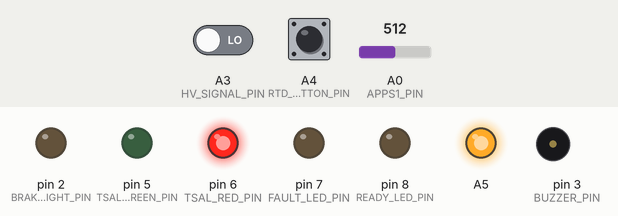
Bench run of a sketch on a simulated Arduino Nano Every. Parts: output pins drawn as LEDs (lit = HIGH), buzzer (waves = sounding, pin HIGH). Dashed ring = blinking. The inputs (shaded band) are chosen by the test bench; at power-on: A0 (APPS1_PIN) = 512, A3 (HV_SIGNAL_PIN) LOW, A4 (RTD_BUTTON_PIN) LOW. What the sketch prints to the serial monitor is not drawn.

Above: at 1.2 s.
1.3 s: A0 (APPS1_PIN) set to 533
At 1.6 s:
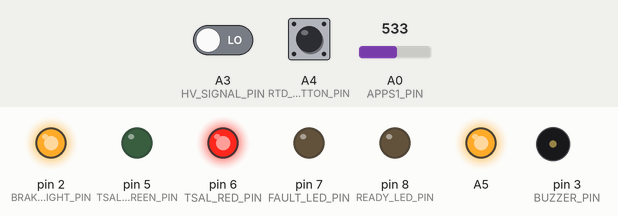
2.8 s: A3 (HV_SIGNAL_PIN) driven HIGH
At 3.06 s:
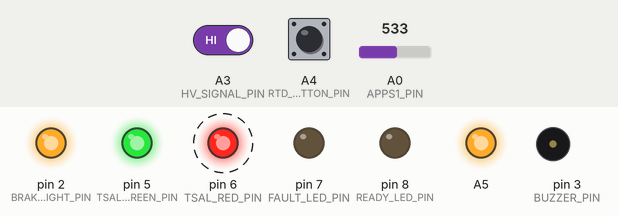
5.8 s: A4 (RTD_BUTTON_PIN) pulled HIGH for 0.15 s
At 6.15 s:
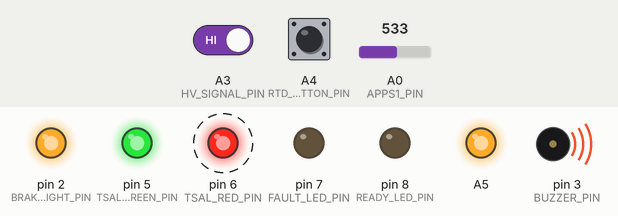
8.8 s: A0 (APPS1_PIN) set to 1002
11.8 s: A0 (APPS1_PIN) set to 1019
At 12.02 s:
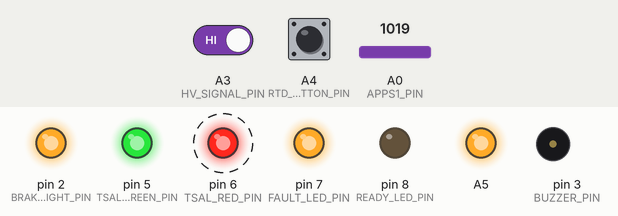
14.8 s: A3 (HV_SIGNAL_PIN) driven LOW
At 15.6 s:
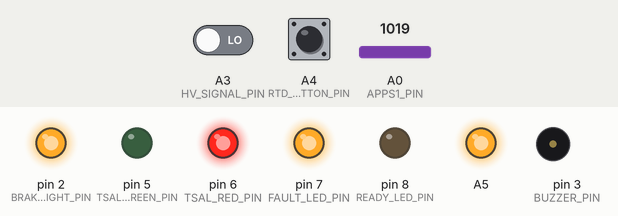
Timing chart, 0 to 17.3 s (numbered marks = the images above; inputs shaded):
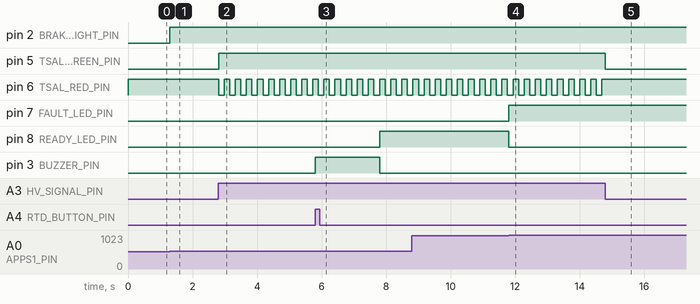

The sketch:

vcu_controller.ino
```cpp
/**
 * FSE VCU — Vehicle Control Unit
 * ════════════════════════════════════════════════════════════════════
 * CAN is initialized once at startup — if it fails the VCU continues
 * running normally. CAN messages are sent every loop regardless.
 * When the inverter is connected it will start receiving immediately.
 *
 * Hardware:
 *   Arduino Nano Every
 *   MCP2515 on SPI  CS=D10, INT=D9, 8MHz crystal
 *   APPS1 on A0     (inverted: voltage drops on press)
 *   RTD button on A4 (3.3V signal, 10kΩ pull-down to GND)
 *   A5 output       (HIGH = 3.3V source for RTD button)
 *   Buzzer on D3    (active HIGH via TPL7407L)
 *   TSAL green D5   (active LOW relay)
 *   TSAL red D6     (active LOW relay)
 *   Fault LED D7
 *   Ready LED D8
 *   Brake light D2  (HIGH = on, active when throttle = 0%)
 *   HV signal A3    (12V via 10kΩ/4.7kΩ divider)
 *
 * Safety:
 *   FSAE T.4.3   — APPS range check (open/short) → latching fault
 *   FSAE EV.10.4 — RTD buzzer 2 s
 *
 * TEMPORARY (bench/initial testing):
 *   - Single APPS sensor (A0 only)
 *   - Plausibility disabled
 *   - BSE disabled
 *   - Brake light = throttle idle
 *   - RTD no brake requirement
 *   - CAN timeout NOT a latching fault
 *   - MAX_TORQUE_NM = 11.5 Nm (5% of EMRAX 228 peak)
 */

#include <SPI.h>
#include <mcp_can.h>

// ═══════════════════════════════════════════════════════════════════
//  PINS
// ═══════════════════════════════════════════════════════════════════
#define CAN_CS_PIN        10
#define APPS1_PIN         A0
#define HV_SIGNAL_PIN     A3
#define RTD_BUTTON_PIN    A4
#define BUZZER_PIN         3
#define TSAL_GREEN_PIN     5
#define TSAL_RED_PIN       6
#define FAULT_LED_PIN      7
#define READY_LED_PIN      8
#define BRAKE_LIGHT_PIN    2

#define TSAL_BLINK_HZ      3
#define TSAL_BLINK_MS      (1000 / TSAL_BLINK_HZ / 2)

// ═══════════════════════════════════════════════════════════════════
//  CAN IDs
// ═══════════════════════════════════════════════════════════════════
#define CAN_ID_CMD        0xC0
#define CAN_ID_STATE      0xAA
#define CAN_ID_FAULT      0xAB

// ═══════════════════════════════════════════════════════════════════
//  APPS CALIBRATION (inverted sensor — voltage drops on press)
// ═══════════════════════════════════════════════════════════════════
#define APPS1_MIN         515   // resting → 0%
#define APPS1_MAX         460   // full press → 100%

#define APPS_RAW_LOW_LIMIT    10
#define APPS_RAW_HIGH_LIMIT 1010

// ═══════════════════════════════════════════════════════════════════
//  RTD
// ═══════════════════════════════════════════════════════════════════
#define RTD_BUZZER_MS     2000UL

// ═══════════════════════════════════════════════════════════════════
//  TORQUE (5% of EMRAX 228 peak 230 Nm)
// ═══════════════════════════════════════════════════════════════════
#define MAX_TORQUE_NM     11.5f
#define TORQUE_RAMP_RATE   0.25f  // Nm per 10ms
#define TORQUE_SCALE          10  // DBC: raw = Nm × 10

// ═══════════════════════════════════════════════════════════════════
//  VCU STATE MACHINE
// ═══════════════════════════════════════════════════════════════════
enum VCU_State : uint8_t {
    VCU_RTD_WAIT = 0,
    VCU_RTD_BUZZ = 1,
    VCU_RUNNING  = 2,
    VCU_FAULT    = 3
};

#define FAULT_NONE       0x00
#define FAULT_APPS_RANGE 0x02

// ═══════════════════════════════════════════════════════════════════
//  GLOBALS
// ═══════════════════════════════════════════════════════════════════
MCP_CAN CAN(CAN_CS_PIN);
bool    canReady  = false;   // true if MCP2515 init succeeded

VCU_State vcuState   = VCU_RTD_WAIT;
uint8_t   faultFlags = FAULT_NONE;
uint8_t   rollingCtr = 0;

// Inverter feedback (updated from CAN if connected)
uint8_t   vsmState   = 0;
bool      invEnabled = false;

float     apps1Pct   = 0.0f;
float     torqueOut  = 0.0f;
float     torquePrev = 0.0f;
int       raw1       = 0;

bool      rtdActive    = false;
uint32_t  rtdBuzzStart = 0;

// ═══════════════════════════════════════════════════════════════════
//  PROTOTYPES
// ═══════════════════════════════════════════════════════════════════
void    sendCommandMessage(float torqueNm, bool enable, bool forward);
void    handleCAN();
void    updateTSAL();
float   applyDeadzone(int raw, int rawMin, int rawMax);
int16_t toRaw(float nm);

// ═══════════════════════════════════════════════════════════════════
//  SETUP
// ═══════════════════════════════════════════════════════════════════
void setup() {
    // Buzzer LOW before anything else to prevent boot glitch
    pinMode(BUZZER_PIN,      OUTPUT);
    digitalWrite(BUZZER_PIN, LOW);

    pinMode(FAULT_LED_PIN,   OUTPUT);
    pinMode(READY_LED_PIN,   OUTPUT);
    pinMode(TSAL_GREEN_PIN,  OUTPUT);
    pinMode(TSAL_RED_PIN,    OUTPUT);
    pinMode(BRAKE_LIGHT_PIN, OUTPUT);
    pinMode(RTD_BUTTON_PIN,  INPUT);
    pinMode(A5,              OUTPUT);

    digitalWrite(FAULT_LED_PIN,  LOW);
    digitalWrite(READY_LED_PIN,  LOW);
    digitalWrite(TSAL_GREEN_PIN, LOW);   // green on (LV active)
    digitalWrite(TSAL_RED_PIN,   HIGH);  // red off
    digitalWrite(BRAKE_LIGHT_PIN,LOW);
    digitalWrite(A5,             HIGH);  // 3.3V source for RTD button

    Serial.begin(115200);
    Serial.println(F("═══════════════════════════════"));
    Serial.println(F("  FSE VCU — Starting up"));
    Serial.println(F("═══════════════════════════════"));

    // Non-blocking CAN init — VCU runs even if CAN fails
    if (CAN.begin(MCP_ANY, CAN_500KBPS, MCP_8MHZ) == CAN_OK) {
        CAN.setMode(MCP_NORMAL);
        canReady = true;
        Serial.println(F("CAN ready at 500 kbps"));
    } else {
        canReady = false;
        Serial.println(F("CAN init failed — running without CAN"));
        Serial.println(F("Connect MCP2515 and power cycle to enable CAN"));
    }

    Serial.println(F("Press RTD button on A4 to activate"));

    if (canReady) {
        uint8_t wake[8] = {0,0,0,0,0,0,0,0};
        CAN.sendMsgBuf(CAN_ID_CMD, 0, 8, wake);
        Serial.println(F("CAN wake frame sent"));
    }
}

// ═══════════════════════════════════════════════════════════════════
//  LOOP
// ═══════════════════════════════════════════════════════════════════
void loop() {
    // Drain CAN RX if available
    if (canReady) handleCAN();

    static uint32_t lastCmdMs = 0;
    if (millis() - lastCmdMs < 10) return;
    lastCmdMs = millis();

    // ── Sensor read ───────────────────────────────────────────────
    raw1     = analogRead(APPS1_PIN);
    apps1Pct = applyDeadzone(raw1, APPS1_MIN, APPS1_MAX);

    // ── Range check ───────────────────────────────────────────────
    if (raw1 < APPS_RAW_LOW_LIMIT || raw1 > APPS_RAW_HIGH_LIMIT) {
        if (!(faultFlags & FAULT_APPS_RANGE)) {
            Serial.print(F("RANGE FAULT: APPS1 raw=")); Serial.println(raw1);
        }
        faultFlags |= FAULT_APPS_RANGE;
    }

    bool latchingFault = (faultFlags & FAULT_APPS_RANGE);
    if (latchingFault && vcuState != VCU_FAULT) {
        vcuState  = VCU_FAULT;
        rtdActive = false;
        digitalWrite(BUZZER_PIN,    LOW);
        digitalWrite(READY_LED_PIN, LOW);
        Serial.println(F("LATCHING FAULT — power cycle to reset"));
    }

    bool rtdBtn = digitalRead(RTD_BUTTON_PIN);

    // ── State machine ─────────────────────────────────────────────
    switch (vcuState) {

        case VCU_RTD_WAIT: {
            // Send zero torque, inverter disabled
            sendCommandMessage(0.0f, false, true);

            static uint32_t lastLog = 0;
            if (millis() - lastLog >= 500) {
                lastLog = millis();
                Serial.print(F("[RTD_WAIT] btn="));
                Serial.print(rtdBtn ? F("PRESSED") : F("open"));
                Serial.print(F(" APPS1="));
                Serial.print(apps1Pct * 100.0f, 1);
                Serial.print(F("% CAN="));
                Serial.println(canReady ? F("OK") : F("NO"));
            }
            if (rtdBtn) {
                Serial.println(F("RTD accepted — buzzer ON (2 s)"));
                rtdBuzzStart = millis();
                digitalWrite(BUZZER_PIN, HIGH);
                vcuState = VCU_RTD_BUZZ;
            }
            break;
        }

        case VCU_RTD_BUZZ: {
            // Zero torque during buzz
            sendCommandMessage(0.0f, false, true);

            static uint32_t lastBuzzLog = 0;
            if (millis() - lastBuzzLog >= 200) {
                lastBuzzLog = millis();
                uint32_t elapsed   = millis() - rtdBuzzStart;
                uint32_t remaining = (elapsed < RTD_BUZZER_MS)
                                     ? RTD_BUZZER_MS - elapsed : 0;
                Serial.print(F("[RTD_BUZZ] remaining: "));
                Serial.print(remaining);
                Serial.println(F(" ms"));
            }
            if (millis() - rtdBuzzStart >= RTD_BUZZER_MS) {
                digitalWrite(BUZZER_PIN, LOW);
                rtdActive = true;
                vcuState  = VCU_RUNNING;
                digitalWrite(READY_LED_PIN, HIGH);
                Serial.println(F("━━━━━━━━━━━━━━━━━━━━━━━━━━━━━━━"));
                Serial.println(F("  RTD COMPLETE — RUNNING"));
                Serial.println(F("━━━━━━━━━━━━━━━━━━━━━━━━━━━━━━━"));
            }
            break;
        }

        case VCU_RUNNING: {
            if (rtdActive && !latchingFault) {
                float target = apps1Pct * MAX_TORQUE_NM;
                float delta  = target - torquePrev;
                if (delta >  TORQUE_RAMP_RATE) delta =  TORQUE_RAMP_RATE;
                if (delta < -TORQUE_RAMP_RATE) delta = -TORQUE_RAMP_RATE;
                torqueOut  = torquePrev + delta;
                torquePrev = torqueOut;
            } else {
                torqueOut = 0.0f;
            }
            sendCommandMessage(torqueOut, true, true);
            break;
        }

        case VCU_FAULT:
            torqueOut = 0.0f;
            sendCommandMessage(0.0f, false, true);
            break;
    }

    // ── Dashboard telemetry 0x101 ─────────────────────────────────
    static uint32_t lastTelMs = 0;
    static uint8_t  pktCtr    = 0;
    if (millis() - lastTelMs >= 100) {
        lastTelMs = millis();
        pktCtr    = (pktCtr + 1) & 0x0F;
        uint8_t buf[4];
        buf[0] = (uint8_t)(apps1Pct * 255.0f);
        buf[1] = 0;
        buf[2] = faultFlags;
        buf[3] = pktCtr;
        if (canReady) CAN.sendMsgBuf(0x101, 0, 4, buf);
    }

    // ── Brake light ───────────────────────────────────────────────
    digitalWrite(BRAKE_LIGHT_PIN, apps1Pct <= 0.01f ? HIGH : LOW);

    // ── TSAL ──────────────────────────────────────────────────────
    updateTSAL();

    // ── LEDs ──────────────────────────────────────────────────────
    digitalWrite(FAULT_LED_PIN, faultFlags != FAULT_NONE ? HIGH : LOW);

    // ── Status print ──────────────────────────────────────────────
    static uint32_t lastPrint = 0;
    if (millis() - lastPrint >= 200) {
        lastPrint = millis();
        const char* stateStr[] = {"RTD_WAIT","RTD_BUZZ","RUNNING","FAULT"};
        Serial.print(F("VCU:")); Serial.print(stateStr[vcuState]);
        Serial.print(F(" RTD:")); Serial.print(rtdActive ? F("ON") : F("OFF"));
        Serial.print(F(" CAN:")); Serial.print(canReady  ? F("OK") : F("NO"));
        Serial.print(F(" | APPS1:")); Serial.print(apps1Pct * 100.0f, 1);
        Serial.print(F("% | Tq:")); Serial.print(torqueOut, 2);
        Serial.print(F("Nm | VSM:")); Serial.print(vsmState);
        Serial.print(F(" | RAW:")); Serial.print(raw1);
        Serial.print(F(" V:")); Serial.print(raw1 * (5.0f / 1023.0f), 2);
        Serial.print(F("V | F:0x")); Serial.println(faultFlags, HEX);
    }
}

// ═══════════════════════════════════════════════════════════════════
//  handleCAN — read inverter messages
// ═══════════════════════════════════════════════════════════════════
void handleCAN() {
    while (CAN.checkReceive() == CAN_MSGAVAIL) {
        uint8_t  buf[8];
        uint32_t id;
        uint8_t  len;
        if (CAN.readMsgBuf(&id, &len, buf) != CAN_OK) continue;

        switch (id) {
            case CAN_ID_STATE:
                vsmState   = buf[0];
                invEnabled = (buf[6] >> 0) & 0x01;
                if ((buf[6] >> 7) & 0x01)
                    Serial.println(F("WARN: inverter enable lockout"));
                break;

            case CAN_ID_FAULT: {
                uint16_t postLo = (uint16_t)buf[0] | ((uint16_t)buf[1] << 8);
                uint16_t postHi = (uint16_t)buf[2] | ((uint16_t)buf[3] << 8);
                uint16_t runLo  = (uint16_t)buf[4] | ((uint16_t)buf[5] << 8);
                uint16_t runHi  = (uint16_t)buf[6] | ((uint16_t)buf[7] << 8);
                if (postLo || postHi || runLo || runHi) {
                    Serial.print(F("INV FAULT Post:"));
                    Serial.print(postHi, HEX); Serial.print(':');
                    Serial.print(postLo, HEX);
                    Serial.print(F(" Run:"));
                    Serial.print(runHi,  HEX); Serial.print(':');
                    Serial.println(runLo, HEX);
                }
                break;
            }
            default: break;
        }
    }
}

// ═══════════════════════════════════════════════════════════════════
//  sendCommandMessage — M192 (0xC0)
// ═══════════════════════════════════════════════════════════════════
void sendCommandMessage(float torqueNm, bool enable, bool forward) {
    if (!canReady) return;
    uint8_t buf[8] = {0};
    int16_t raw    = toRaw(torqueNm);
    buf[0] = raw & 0xFF;
    buf[1] = (raw >> 8) & 0xFF;
    buf[4] = forward ? 0x01 : 0x00;
    rollingCtr = (rollingCtr + 1) & 0x0F;
    buf[5]  = enable ? (1 << 0) : 0;
    buf[5] |= (rollingCtr << 4);
    CAN.sendMsgBuf(CAN_ID_CMD, 0, 8, buf);
}

// ═══════════════════════════════════════════════════════════════════
//  updateTSAL
// ═══════════════════════════════════════════════════════════════════
void updateTSAL() {
    static uint32_t lastBlinkMs = 0;
    static bool     blinkState  = false;
    bool hvOn = digitalRead(HV_SIGNAL_PIN);
    if (hvOn) {
        digitalWrite(TSAL_GREEN_PIN, HIGH);
        if (millis() - lastBlinkMs >= TSAL_BLINK_MS) {
            blinkState  = !blinkState;
            lastBlinkMs = millis();
            digitalWrite(TSAL_RED_PIN, blinkState ? LOW : HIGH);
        }
    } else {
        digitalWrite(TSAL_GREEN_PIN, LOW);
        digitalWrite(TSAL_RED_PIN,   HIGH);
        blinkState = false;
    }
}

// ═══════════════════════════════════════════════════════════════════
//  Helpers
// ═══════════════════════════════════════════════════════════════════
float applyDeadzone(int raw, int rawMin, int rawMax) {
    if (rawMin < rawMax) {
        if (raw <= rawMin) return 0.0f;
        if (raw >= rawMax) return 1.0f;
        return (float)(raw - rawMin) / (float)(rawMax - rawMin);
    } else {
        if (raw >= rawMin) return 0.0f;
        if (raw <= rawMax) return 1.0f;
        return (float)(rawMin - raw) / (float)(rawMin - rawMax);
    }
}

int16_t toRaw(float nm) {
    if (nm >  3276.7f) nm =  3276.7f;
    if (nm < -3276.8f) nm = -3276.8f;
    return (int16_t)(nm * TORQUE_SCALE);
}
```

Measured:
- the behaviour switches between 514 and 515 on A0 (APPS1_PIN) (found by bisection; images 0 and 1)
- the behaviour switches between 1010 and 1011 on A0 (APPS1_PIN) (found by bisection; images 3 and 4)
- after the input at 1.3 s, pin 2 (BRAKE_LIGHT_PIN): LOW → HIGH at once
- after the input at 2.8 s, pin 5 (TSAL_GREEN_PIN): LOW → HIGH at once; pin 6 (TSAL_RED_PIN): alternates HIGH for 0.17 s and LOW for 0.17 s, starting at once
- after the input at 5.8 s, pin 8 (READY_LED_PIN): LOW → HIGH after 2.0 s; pin 3 (BUZZER_PIN): LOW → HIGH at once, → LOW 2.0 s later
- after the input at 11.8 s, pin 7 (FAULT_LED_PIN): LOW → HIGH at once; pin 8 (READY_LED_PIN): HIGH → LOW at once
- after the input at 14.8 s, pin 5 (TSAL_GREEN_PIN): HIGH → LOW at once; pin 6 (TSAL_RED_PIN): stops changing and stays HIGH
